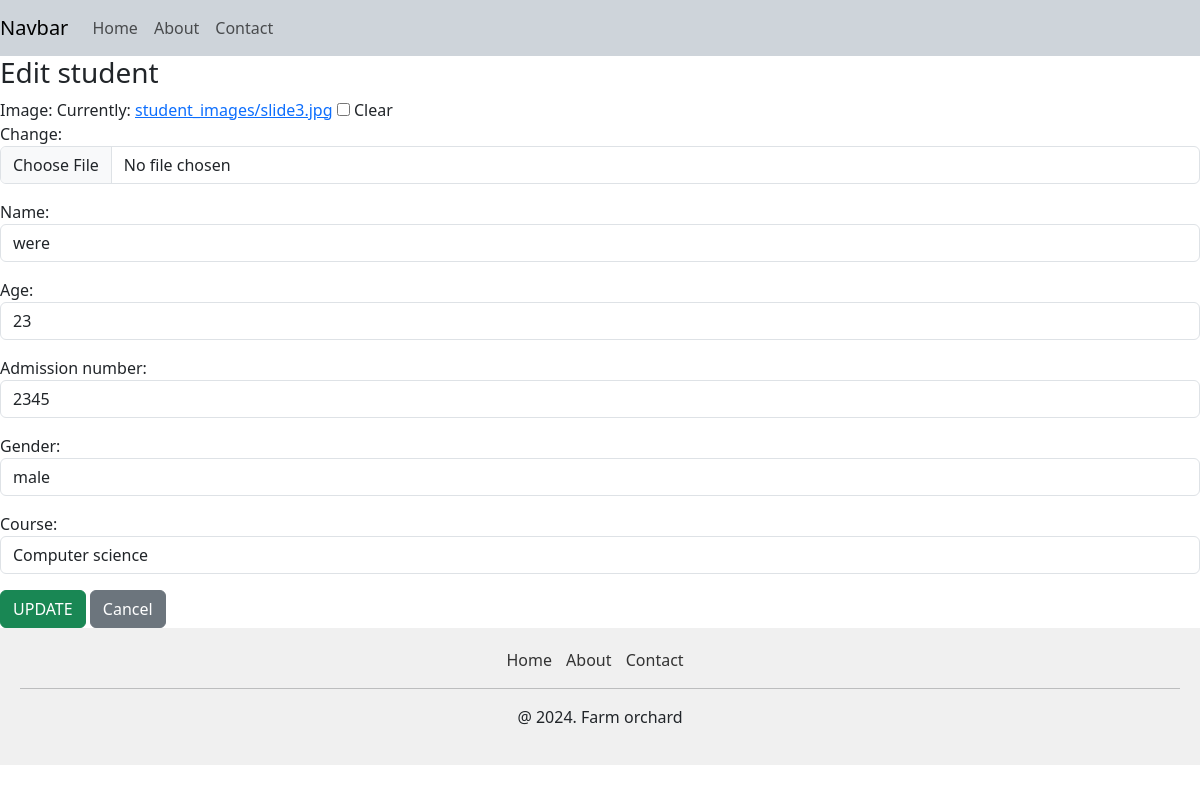
Page /application/edit/6/ on the committed database.
### application/models.py (models this page shows, shortened)
class Student(models.Model):
    image=models.ImageField(upload_to='student_images/', blank=True)
    name= models.CharField(max_length=50)
    age= models.IntegerField()
    admission_number = models.CharField(max_length=50, default="2345")
    gender = models.CharField(max_length=10, choices=[
            ('Male', 'Male'),
            ('Female', 'Female'),
        ]
    )
    course = models.CharField(max_length=50)

### application/views.py (the view)
# urls.py: path('edit/<int:id>/', views.edit, name='edit'),
def edit(request, id):
    student = get_object_or_404(Student, id=id)
    if request.method == 'POST':
        form=StudentForm(request.POST,request.FILES,instance=student)
        if form.is_valid():
            form.save()
            messages.success(request,'Successfully updated student details')
            return redirect('about')
        else:
            messages.error(request, 'Please check form details')
    else:
        form=StudentForm(instance=student)
    return render(request, 'edit.html', {'form':form,'student':student})

### application/forms.py
class StudentForm(forms.ModelForm):
    class Meta:
        model = Student
        fields = '__all__'
        widgets = {
            'name': forms.TextInput(attrs={'class': 'form-control', 'placeholder': 'Enter your Name'}),
            'age': forms.TextInput(attrs={'class': 'form-control', 'placeholder': 'Enter your Age'}),
            'admission_number': forms.TextInput(attrs={'class': 'form-control', 'placeholder': 'Enter your Admission Number'}),
            'gender': forms.TextInput(attrs={'class': 'form-control', 'placeholder': 'Enter your Gender'}),
            'course': forms.TextInput(attrs={'class': 'form-control', 'placeholder': 'Enter your Course'}),
            'image': forms.ClearableFileInput(attrs={
                'class': 'form-control',
                'accept': 'image/*',
                'title': 'Upload Image',})
        }

### application/templates/edit.html (shortened to what this page needs)
{% extends 'base.html' %}
{% block content %}
<h3>Edit student</h3>
<form action="" method="POST" enctype="multipart/form-data">
        {{ form.as_p }}
    <button class="btn btn-success" type="submit">UPDATE</button>
    <a href="" class="btn btn-secondary">Cancel</a>
</form>
{% endblock %}

### rows in the picture
Student: name "were", age "23", admission_number "2345", gender "male", course "Computer science"
